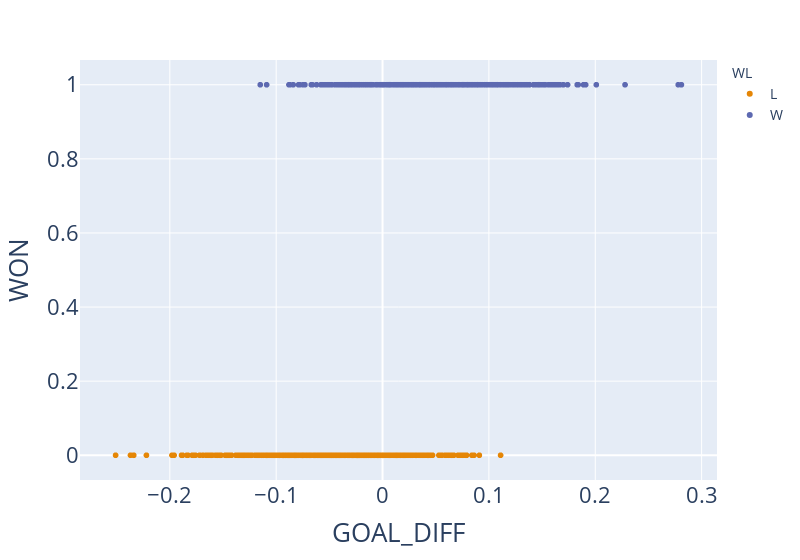

The notebook cell saved with this chart:
### Markdown cell above
If we visualize our data, we see a very different pattern than than the scatter plots from simple linear regression. 

Because a team can only win or lose a game, the only possible values of `"WON"` are 1 (if the team won the game) or 0 (if the team lost).

### Code cell
px.scatter(games, 
           x="GOAL_DIFF", y="WON", color="WL", 
           hover_data=['TEAM_NAME', 'TEAM_NAME_OPP'])

### Figure 1 — Plotly figure (JSON) as saved in the notebook; plotly's stock layout.template omitted (floating-point values rounded to 4 significant figures; data arrays with more than 128 entries replaced by an {"elided": "..."} marker saying what was removed)
{"data": [{"customdata": {"elided": "625x2 str values"}, "hovertemplate": "WL=L<br>GOAL_DIFF=%{x}<br>WON=%{y}<br>TEAM_NAME=%{customdata[0]}<br>TEAM_NAME_OPP=%{customdata[1]}<extra></extra>", "legendgroup": "L", "marker": {"color": "rgb(229, 134, 6)", "symbol": "circle"}, "mode": "markers", "name": "L", "showlegend": true, "type": "scattergl", "x": {"elided": "625 float values"}, "xaxis": "x", "y": {"elided": "625 int values"}, "yaxis": "y"}, {"customdata": {"elided": "605x2 str values"}, "hovertemplate": "WL=W<br>GOAL_DIFF=%{x}<br>WON=%{y}<br>TEAM_NAME=%{customdata[0]}<br>TEAM_NAME_OPP=%{customdata[1]}<extra></extra>", "legendgroup": "W", "marker": {"color": "rgb(93, 105, 177)", "symbol": "circle"}, "mode": "markers", "name": "W", "showlegend": true, "type": "scattergl", "x": {"elided": "605 float values"}, "xaxis": "x", "y": {"elided": "605 int values"}, "yaxis": "y"}], "layout": {"legend": {"title": {"text": "WL"}, "tracegroupgap": 0}, "margin": {"t": 60}, "width": 800, "xaxis": {"anchor": "y", "domain": [0, 1], "title": {"text": "GOAL_DIFF"}}, "yaxis": {"anchor": "x", "domain": [0, 1], "title": {"text": "WON"}}}}
